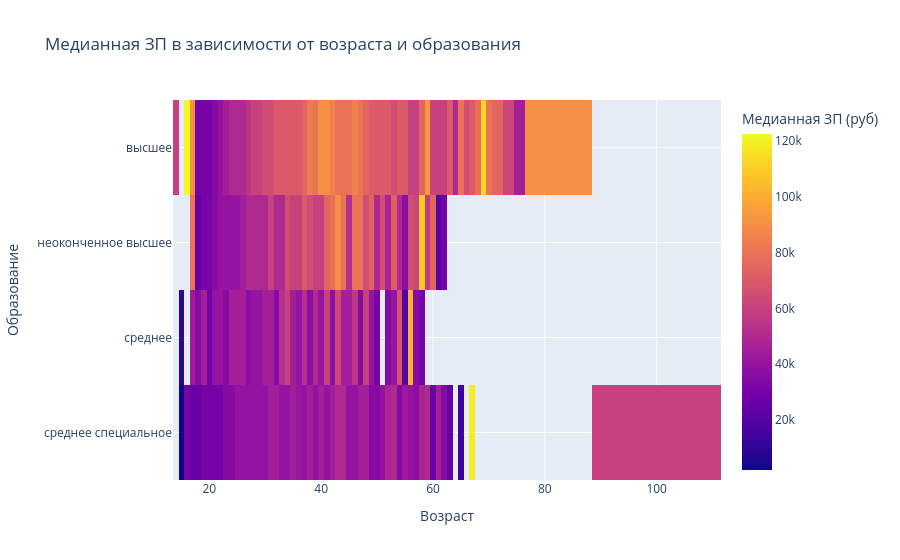

The notebook cell saved with this chart:
### Markdown cell above
7. Постройте сводную таблицу, иллюстрирующую зависимость **медианной** желаемой заработной платы от возраста (**"Возраст"**) и образования (**"Образование"**). На полученной сводной таблице постройте **тепловую карту**. Проанализируйте тепловую карту, сравнив показатели внутри групп.

### Code cell
# ваш код здесь

headhunter_pivot = headhunter_filtered.pivot_table(
    values='ЗП (руб)',
    index='Образование',
    columns='Возраст',
    aggfunc='median'
)

fig = px.imshow(
    headhunter_pivot,
    title='Медианная ЗП в зависимости от возраста и образования',
    labels=dict(x='Возраст', y='Образование', color='Медианная ЗП (руб)')
)

fig.show()
fig.write_html('HTMLgraphs/age_edu_median_salary.html')

### Figure 1 — Plotly figure (JSON) as saved in the notebook; plotly's stock layout.template omitted (floating-point values rounded to 4 significant figures; data arrays with more than 128 entries replaced by an {"elided": "..."} marker saying what was removed)
{"data": [{"coloraxis": "coloraxis", "hovertemplate": "Возраст: %{x}<br>Образование: %{y}<br>Медианная ЗП (руб): %{z}<extra></extra>", "name": "0", "type": "heatmap", "x": [14, 15, 16, 17, 18, 19, 20, 21, 22, 23, 24, 25, 26, 27, 28, 29, 30, 31, 32, 33, 34, 35, 36, 37, 38, 39, 40, 41, 42, 43, 44, 45, 46, 47, 48, 49, 50, 51, 52, 53, 54, 55, 56, 57, 58, 59, 60, 61, 62, 63, 64, 65, 66, 67, 68, 69, 70, 71, 72, 73, 76, 77, 100], "xaxis": "x", "y": ["высшее", "неоконченное высшее", "среднее", "среднее специальное"], "yaxis": "y", "z": {"elided": "4x63 float values"}}], "layout": {"coloraxis": {"colorbar": {"title": {"text": "Медианная ЗП (руб)"}}, "colorscale": [[0, "#0d0887"], [0.1111, "#46039f"], [0.2222, "#7201a8"], [0.3333, "#9c179e"], [0.4444, "#bd3786"], [0.5556, "#d8576b"], [0.6667, "#ed7953"], [0.7778, "#fb9f3a"], [0.8889, "#fdca26"], [1, "#f0f921"]]}, "title": {"text": "Медианная ЗП в зависимости от возраста и образования"}, "xaxis": {"anchor": "y", "constrain": "domain", "domain": [0, 1], "scaleanchor": "y", "title": {"text": "Возраст"}}, "yaxis": {"anchor": "x", "autorange": "reversed", "constrain": "domain", "domain": [0, 1], "title": {"text": "Образование"}}}}
